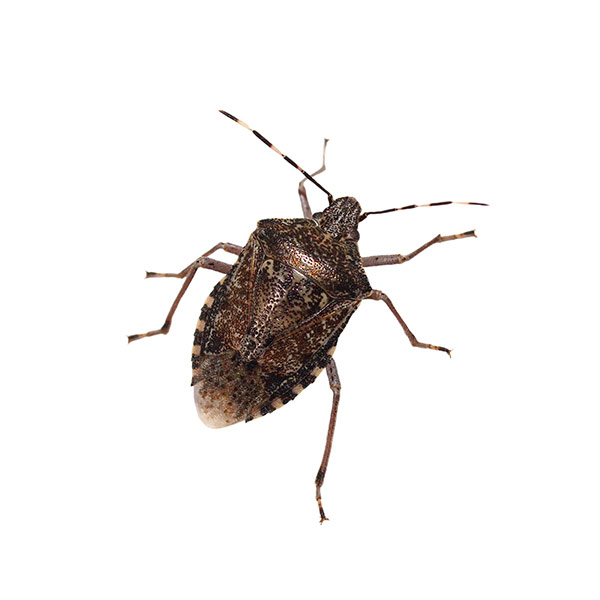
#> input picture exercises/stinkbug4.JPG, 600 x 600 px, found by its file name
$ python ex34_stinkbug.py
#> lines starting #> are read from the running program, lines starting #| are printed output that depends on the picture
# exercise 3.4 - stinkbug

# import necessary modules
import numpy as np
import matplotlib.pyplot as plt
import matplotlib.image as mpimg
from skimage.transform import rescale

# read image file and display it
img = mpimg.imread('linear-algebra/exercises/stinkbug4.JPG')
#> img is the input picture: shape (600, 600, 3); mean R, G, B 240.7, 238.6, 237.7
plt.imshow(img)

# scale down the image by a factor of 0.2
img = rescale(img, .2)
#> img: shape (120, 120, 1) float64

# delete rows and columns from the image
img = np.delete(img,np.arange(20), axis=0)
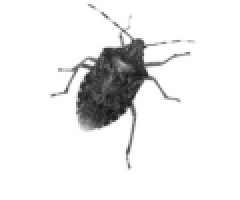
#> img: shape (100, 120, 1) float64 (shown 2 times larger); min 0.0848, max 1, mean 0.924
img = np.delete(img,np.arange(80,100), axis=0)
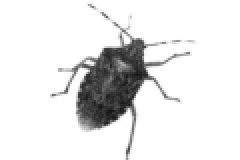
#> img: shape (80, 120, 1) float64 (shown 2 times larger); min 0.0848, max 1, mean 0.905
img = np.delete(img,np.arange(20), axis=1)
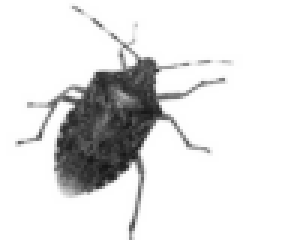
#> img: shape (80, 100, 1) float64 (shown 3 times larger); min 0.0848, max 1, mean 0.887
img = np.delete(img,np.arange(80,100), axis=1)
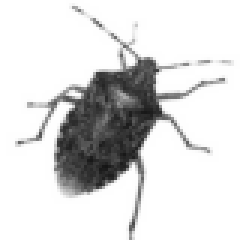
#> img: shape (80, 80, 1) float64 (shown 3 times larger); min 0.0848, max 1, mean 0.858

# create an array of zeros with the same shape as the image
col =np.zeros(img.shape[0]*img.shape[1])
#> col = 6400 values from 0 to 0

# flatten the image and set elements to 0.99 times their value
k = 0
for i in np.arange(img.shape[0]):
    for j in np.arange(img.shape[1]):
        col[k] = np.round(.99*img[i,j,:],0)
        k = k+1
#> after the loop, col = 6400 values, max 1 at index 0, min 0 at index 266, mean 0.832; k = 6400

# create an array with the indices of the image
image = np.array([np.repeat(np.arange(img.shape[0]),img.shape[1]), np.tile(np.arange(img.shape[1]),img.shape[0])]).T

# subtract 40 from the indices
image[:,0] = image[:,0] - 40
image[:,1] = image[:,1] - 40

# select indices where the value of col is 0
image = image[col==0,:]
#> image = 1074 pairs, first value -37 to 36, second value -34 to 34
print(np.shape(image))
#| (1074, 2)

# transpose the image
# image = np.transpose(image)

# plot the selected indices and save the figure
plt.plot(image[:,0],image[:,1],"o",color="black")
plt.axis('square')
plt.xlim(-40,40)
plt.ylim(-40,40)
plt.savefig("bug01.eps",bbox_inches="tight")
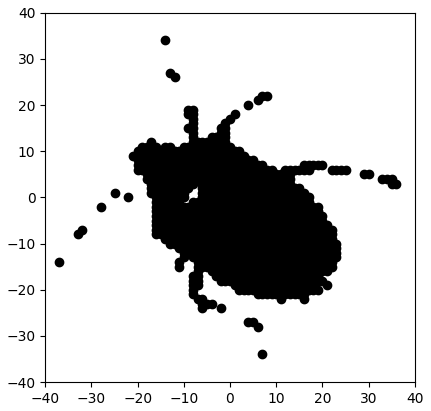
#> figure drawn by matplotlib, 1 panel

# try adding a vector to the image
# this will move the image by the vector
for i in range(10):
    v = np.array([-15,16])
    image = image + v

    plt.plot(image[:,0],image[:,1],"o",color="blue")
    plt.axis('square')
    plt.xlim(-160,160)
    plt.ylim(-160,160)
    plt.savefig("bug01.eps",bbox_inches="tight")
#> this loop made 10 passes
#> pass 1, `plt.savefig("bug01.eps",bbox_inches="tight")`:
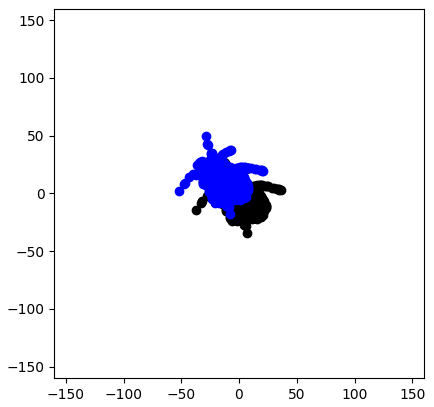
#> figure drawn by matplotlib, 1 panel
#> after the loop, image = 1074 pairs, first value -187 to -114, second value 126 to 194

# display the plot
plt.show()
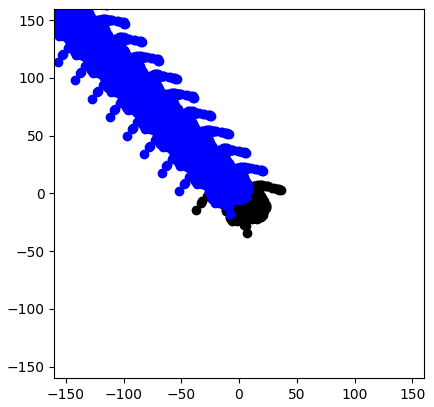
#> figure drawn by matplotlib, 1 panel
